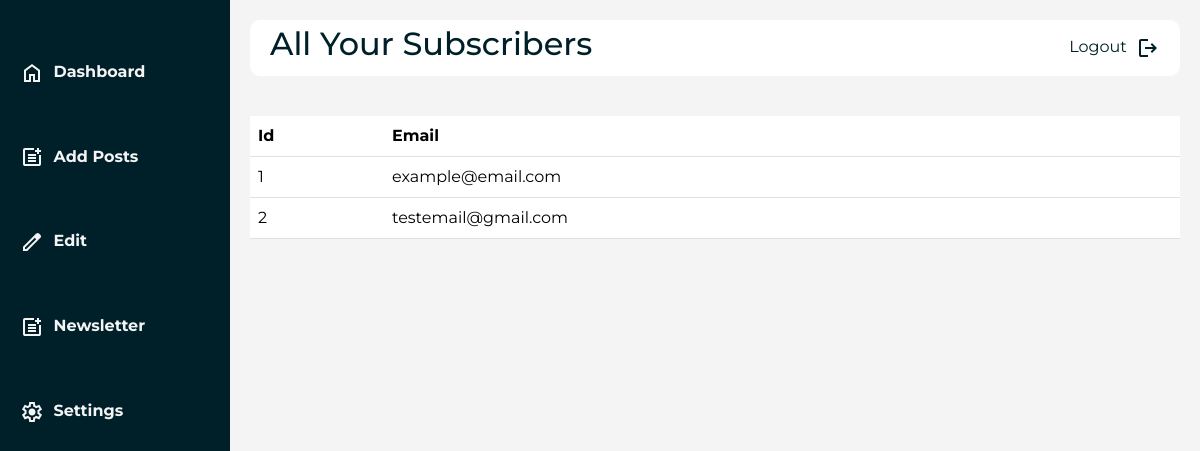
/newsletter-admin.php (signed in), run on the app's committed database.
### tables this page shows
CREATE TABLE `subscribers` (
  `subscriber_id` int(11) NOT NULL,
  `subscriber_email` varchar(255) NOT NULL
);

### newsletter-admin.php (the view, shortened to what this page needs)
<!DOCTYPE html>
<html lang="en">
<?php include("./includes/admin-header.php") ?>
<body>
  <?php include("./includes/admin-nav.php") ?>
  <main>
    <div class="main-nav">
      <h2>All Your Subscribers</h2>
      <a href="./logout.php">Logout <img src="./assets/logout-icon.svg" alt="Log out Icon"></a>
    </div>
    <div class="container table-container">
      <table class="table">
        <thead>
          <tr>
            <th scope="col">Id</th>
            <th scope="col">Email</th>
          </tr>
        </thead>
        <tbody>
          <?php
            include_once("./includes/db_connect.php");
            $sql = "SELECT * FROM subscribers";
            $stmt = mysqli_prepare($connection, $sql);
            mysqli_stmt_execute($stmt);
            $result = mysqli_stmt_get_result($stmt);
            if(mysqli_num_rows($result) > 0){
              $id = 1;
              while($row = mysqli_fetch_assoc($result)){
                echo "
                  <tr>
                    <td scope='row'>{$id}</td>
                    <td>{$row['subscriber_email']}</td>
                  </tr>
                ";
                $id++;
              }
            } else {
              echo "<h1> No entries found! </h1>";
            }
          ?>
        </tbody>
      </table>
    </div>
  </main>
</body>
</html>

### styles/dashboard.css (style rules this page uses)
* { margin: 0; padding: 0; box-sizing: border-box; font-family: "Montserrat", sans-serif; }
body { background: #f4f4f4; }
main { margin-left: 230px; padding-top: 20px; }
main .main-nav { display: flex; justify-content: space-between; padding: 5px 20px; background-color: #fff; margin: 0px 20px; border-radius: 10px; }
main .main-nav h2 { color: #002029; }
main .main-nav a { text-decoration: none; color: #002029; margin-top: 10px; }
main .main-nav img { margin-left: 5px; }
.table-container { padding: 20px; }
.table { margin: 20px 0; }

### data on the page
subscribers: subscriber_email "example@email.com"
subscribers: subscriber_email "testemail@gmail.com"
